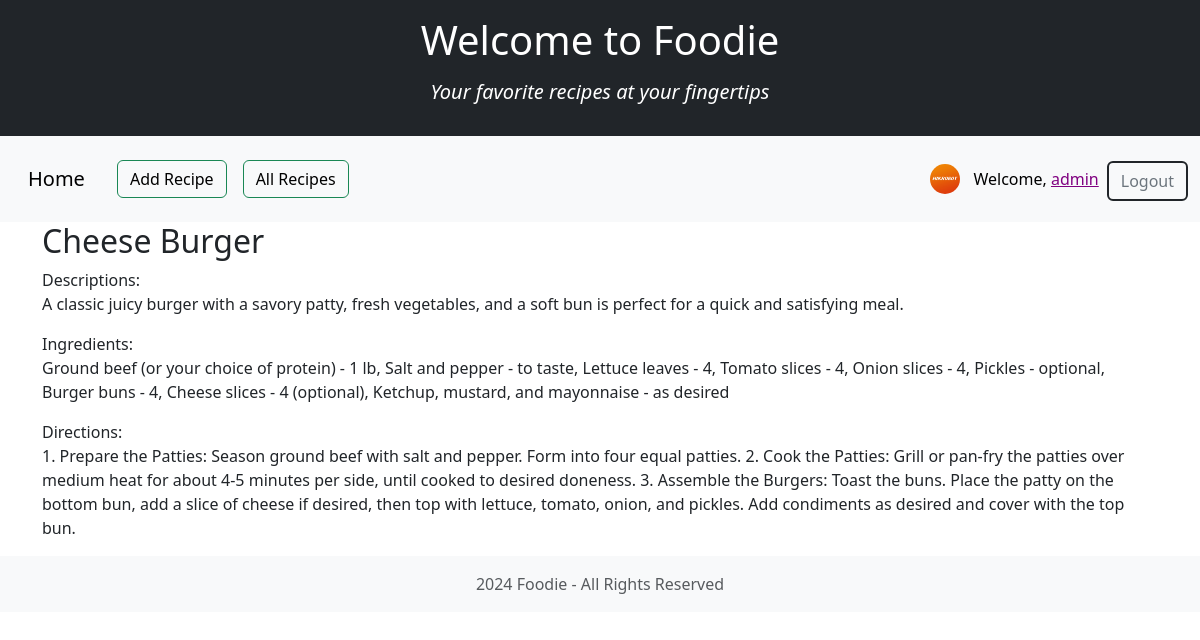
Page /sandbox/recipes/1 (signed in) on the committed database.
### accounts/models.py (models this page shows, shortened)
class UserProfile(models.Model):
    user = models.OneToOneField(User, on_delete=models.CASCADE, related_name="profile")
    bio = models.TextField(blank=True, null=True)
    date_created = models.DateTimeField(auto_now_add=True)
    profile_photo = models.ImageField(upload_to="profile_photos/", null=True, blank=True)

### recipes/models.py (models this page shows, shortened)
class Recipe(models.Model):
    name = models.CharField(max_length=100)
    description = models.TextField(null=True, blank=True)
    ingredients = models.TextField()
    directions = models.TextField()
    date_added = models.DateTimeField(auto_now_add=True, null=True, blank=True)
    category = models.ForeignKey(Category, on_delete=models.CASCADE)
    user = models.ForeignKey(User, null=True, on_delete=models.CASCADE, related_name="recipes")
    image = models.ImageField(upload_to="recipe_images/", null=True,blank=True)

### sandbox/views.py (the view)
# urls.py: path("recipes/<int:pk>", views.RecipeDetailsView.as_view(), name="recipe_details"),
class RecipeDetailsView(DetailView):
    model = Recipe
    template_name = "sandbox/recipe_details.html"
    context_object_name = "recipe"

### sandbox/templates/sandbox/recipe_details.html
{% extends "base.html" %}
{% block content %}
    {% if recipe %}
        <article>
            <h2> {{recipe.name}} </h2>
            Descriptions:
            <p> {{recipe.description}} </p>
            Ingredients:
            <p> {{recipe.ingredients}} </p>
            Directions:
            <p> {{recipe.directions}} </p>
        </article>
    {% else %}
     <p>No foods found.</p>
    {% endif %}
{% endblock content %}

### templates/base.html (shortened to what this page needs)
<!DOCTYPE html>
<html lang="en">
<head>
    {% load django_bootstrap5 %}
    {% bootstrap_css %}
</head>
<body>
    <header>
        <div class="container-fluid bg-dark text-white py-3">
            <div class="row">
                <div class="col">
                    <h1 class="text-center">Welcome to Foodie</h1>
                   <p> <h4 class="lead text-center"> <b> <i>Your favorite recipes at your fingertips </i> </b> </h4> </p>
                </div>
            </div>
        </div>
    </header>
    <nav class="navbar navbar-expand-lg navbar-light bg-light sticky-top">
        <div class="container-fluid">
            <a class="navbar-brand ms-3" href="{% url 'foodie_app:index' %}">Home</a>
            <div class="collapse navbar-collapse justify-content-between" id="navbarNav">
                <ul class="navbar-nav mt-3">
                    <li class="nav-item ms-3">
                        <a class="btn btn-outline-success mb-3" href="{% url 'foodie_app:add_recipe_no_genre' %}" style="color: black;">Add Recipe</a>
                    </li>
                    <li class="nav-item ms-3">
                        <a class="btn btn-outline-success" href="{% url 'recipes:index' %}" style="color: black;">All Recipes</a>
                    </li>
                </ul>
                <ul class="navbar-nav ms-3">
                    {% if user.is_authenticated %}
                    <li class="nav-item d-flex align-items-center">
                        {% if user.profile.profile_photo %}
                            <img src="{{user.profile.profile_photo.url}}"
                              alt="Profile"
                              style="width:30px;
                                     height:30px;
                                     border-radius:50%;
                                     margin-right:5px;">
                        {% endif %}
                        <span class="nav-link" style="color: black;">Welcome,
                            <a href="{% url 'accounts:edit_user_profile' %}" style="color: purple;" >{{ user.username }}</a>
                        </span>
                    </li>
                        <li class="nav-item">
                            <form class="d-inline" action="{% url 'accounts:logout' %}" method="post">
                                <button class="btn btn-outline-secondary btn-block border-2 border-dark mt-1" type="submit" >Logout</button>
                            </form>
                        </li>
                    {% endif %}
                </ul>
            </div>
        </div>
    </nav>
    <div id="content" class="container">
        <div class="row">
            <div class="col">
                {% block content %}
                {% endblock content %}
            </div>
        </div>
    </div>
    <footer class="footer mt-auto py-3 bg-light">
        <div class="container text-center">
            <span class="text-muted"> 2024 Foodie - All Rights Reserved </span>
        </div>
    </footer>
</body>
</html>

### templates/base.html (style rules this page uses)
body { padding-top:0 rem; }

### rows in the picture
Recipe: name "Cheese Burger", description "A classic juicy burger with a savory patty, fresh vegetables, and a soft bun is perfect for a quick and satisfying meal.", ingredients "Ground beef (or your choice of protein) - 1 lb, Salt and pepper - to taste, Lettuce leaves - 4, Tomato slices - 4, Onion slices - 4, Pickles - optional, Burger buns - 4, Cheese slices - 4 (optional), Ketchup, mustard, and mayonnaise - as desired", directions "1. Prepare the Patties: Season ground beef with salt and pepper. Form into four equal patties. 2. Cook the Patties: Grill or pan-fry the patties over medium heat for about 4-5 minutes per side, until cooked to desired doneness. 3. Assemble the Burgers: Toast the buns. Place the patty on the bottom bun, add a slice of cheese if desired, then top with lettuce, tomato, onion, and pickles. Add condiments as desired and cover with the top bun."

### other values in the picture
{{ user.username }} "admin"
